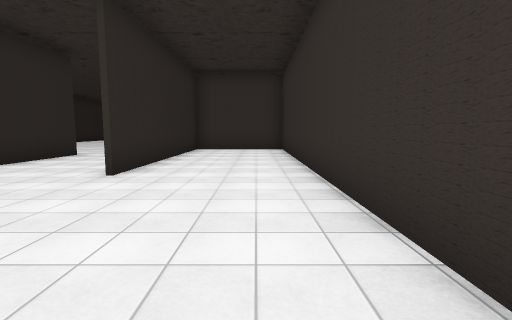
View 1 (above)

24 first-person views from a walk through a 3-D level made in the Unity game engine. The camera is 1.5 m above the floor, tilts 6° down and sees 85° across. The floor is counted in squares, 2 m on a side. Each view is taken from the middle of a square. On the plan, view 1 faces up. The plan holds only what a view shows up to about 10 squares ahead; the rest is blank. The place goes on beyond the plan. The player is left out. Some surface patterns are stand-ins.

View 2
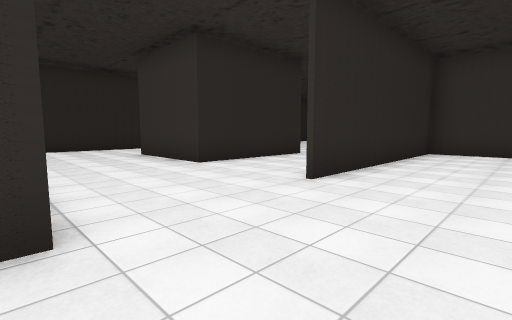

View 3
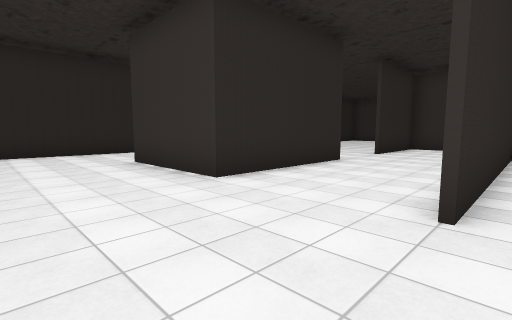

View 4
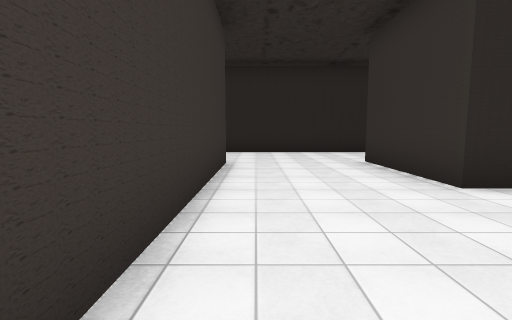

View 5
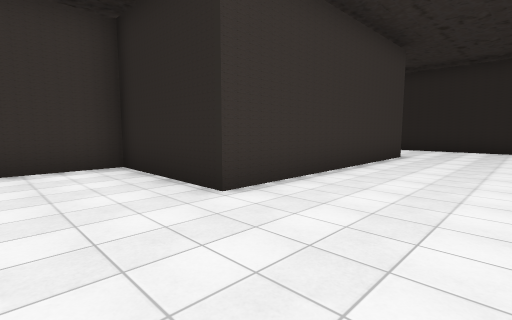

View 6
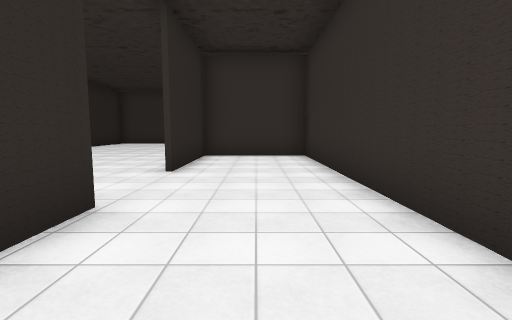

View 7
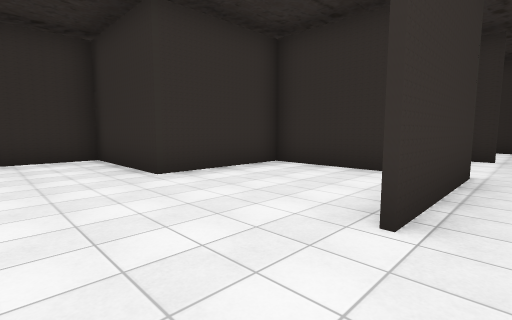

View 8
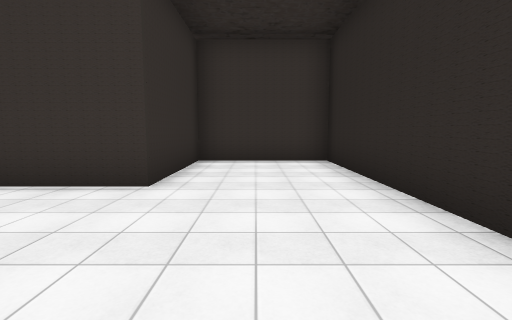

View 9
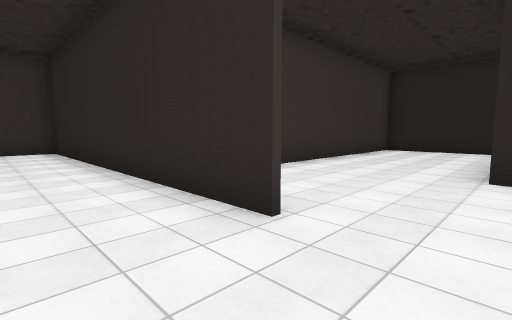

View 10
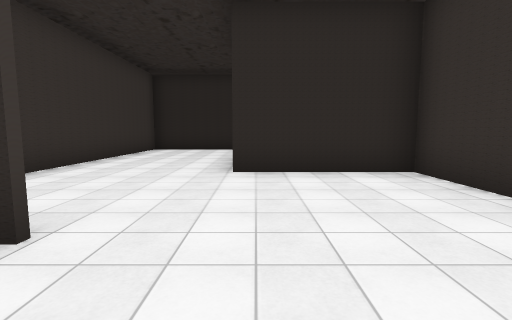

View 11
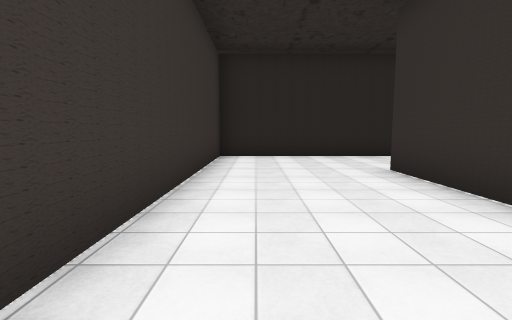

View 12
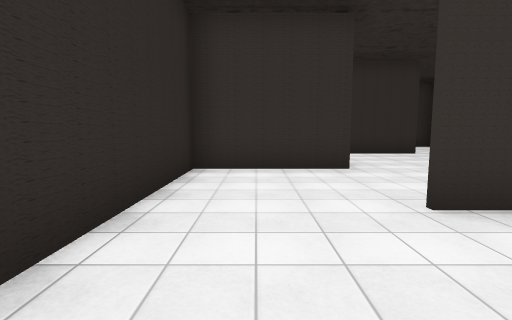

View 13
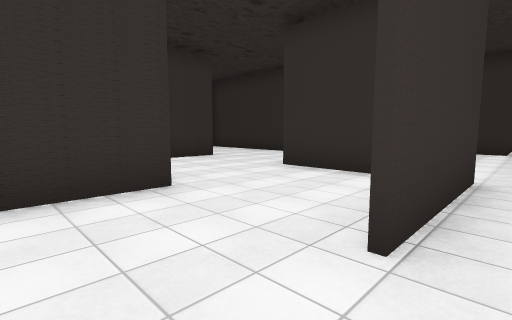

View 14
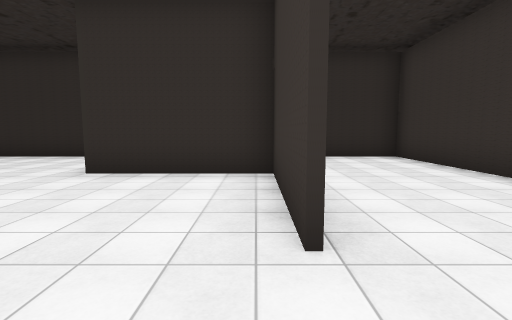

View 15
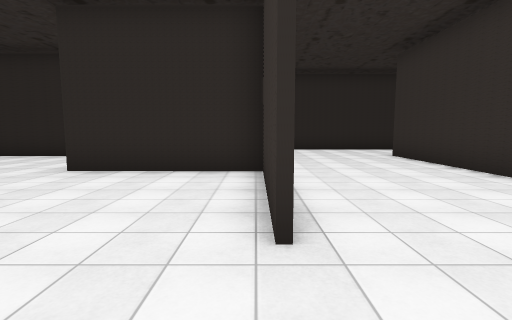

View 16
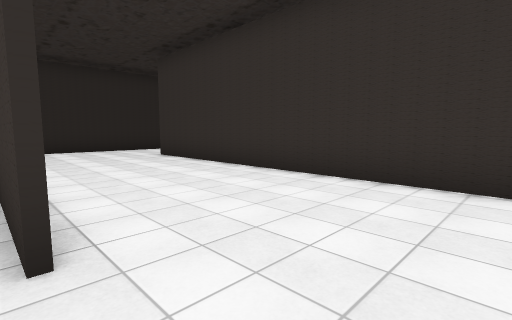

View 17
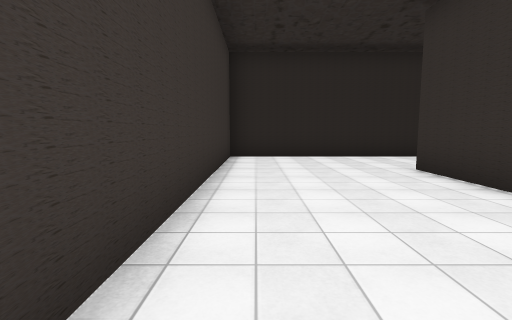

View 18
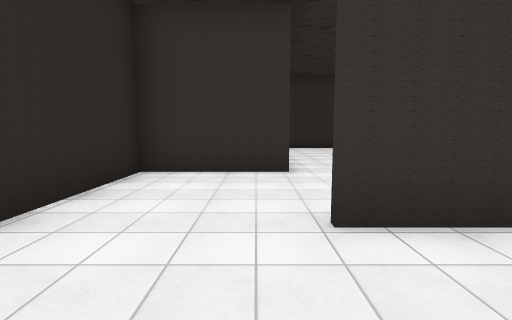

View 19
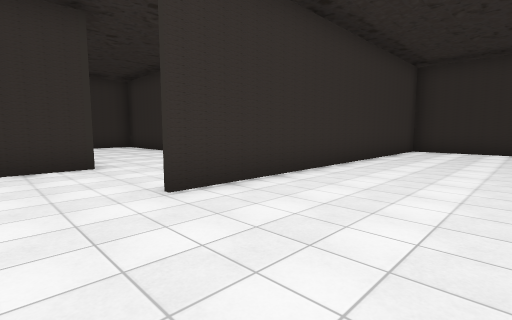

View 20
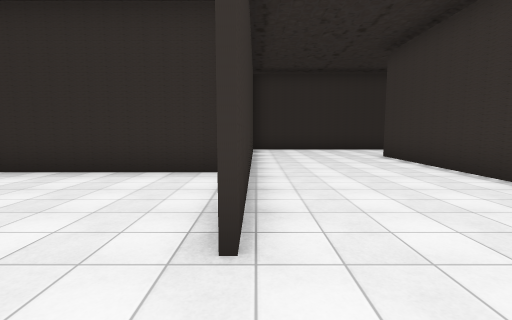

View 21
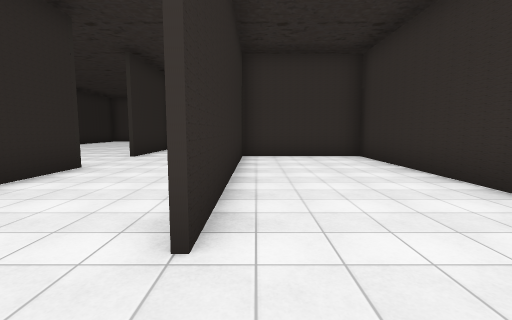

View 22
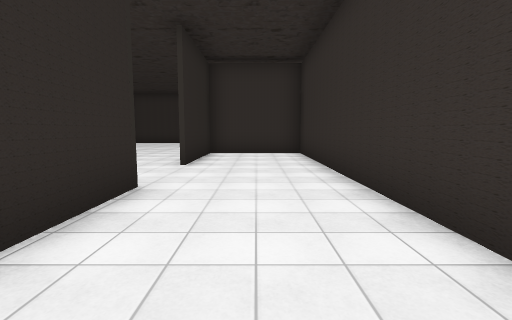

View 23
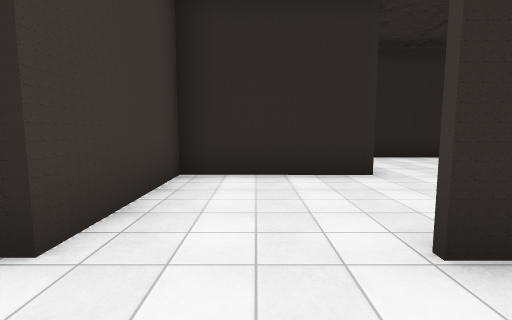

View 24
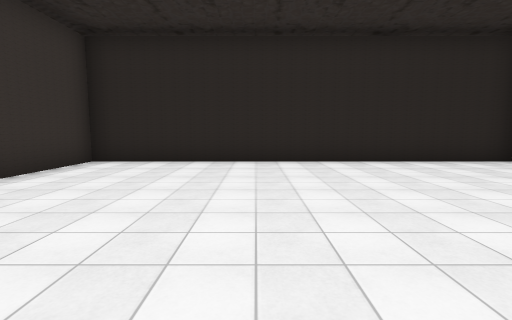

### Floor plan
Ten units are one square. View 1 is at (0, 0); x grows to the right and y downward. Boxes are objects, and circles mark ways between rooms. Rooms are numbered by the first view taken in them; rooms with no view inside come last. Other rooms are left out.
<svg viewBox="-246 -230 262 255">
<path fill="none" stroke="#000" d="M-21 -13 -21 20 -1 20M-57 -46 -57 -86 -88 -86 -88 -95M-25 -45 -25 -144 -56 -144 -56 -110M-66 -87 -56 -87 -56 -47 -89 -47M-118 -75 -118 20 -86 20 -86 -13 -21 -13M11 -10 11 -113 -24 -113 -24 -46M-130 -119 -150 -119 -150 -86 -184 -86M-212 -95 -212 -49 -119 -49 -119 -70M-88 -95 -88 -119 -108 -119M-119 -139 -119 -154M-119 -154 -119 -191 -215 -191M-241 -194 -241 -152 -148 -152M-118 -223 -118 -120 -92 -120M-214 -221 -241 -221 -241 -194M-180 -197 -180 -225M-181 -125 -181 -115M-184 -87 -151 -87 -151 -120M-87 -120 -87 -87 -66 -87M-148 -151 -181 -151 -181 -125M-181 -115 -212 -115 -212 -95"/>
<circle cx="-5" cy="-10" r="3" fill="#2a7"/>
<circle cx="-103" cy="-80" r="3" fill="#2a7"/>
<circle cx="-60" cy="-105" r="3" fill="#2a7"/>
<circle cx="-195" cy="-90" r="3" fill="#2a7"/>
<circle cx="-135" cy="-150" r="3" fill="#2a7"/>
<circle cx="-150" cy="-135" r="3" fill="#2a7"/>
<circle cx="-225" cy="-190" r="3" fill="#2a7"/>
<circle cx="-75" cy="-120" r="3" fill="#2a7"/>
<circle cx="-165" cy="-115" r="3" fill="#2a7"/>
<circle cx="-180" cy="-100" r="3" fill="#2a7"/>
<text x="-10" y="0">1</text>
<text x="-50" y="-60">2</text>
<text x="-150" y="-80">3</text>
<text x="-140" y="-140">4</text>
<text x="-180" y="-170">5</text>
<text x="-40" y="-170">6</text>
<text x="-210" y="-210">7</text>
<text x="-170" y="-110">8</text>
<text x="-80" y="-110">9</text>
<text x="-170" y="-140">10</text>
<text x="-200" y="-100">11</text>
</svg>
Room 1 opens to room 2. Room 2 opens to room 3. Room 2 opens to room 9. Room 3 opens to room 11. Room 4 opens to room 5. Room 4 opens to room 10. Room 5 opens to room 7. Room 6 opens to room 9. Room 8 opens to room 10. Room 8 opens to room 11.

Where each view was taken, in squares from view 1:
view 1: 0 up, 0 right, facing up
view 2: 1 up, 0 right, facing up-left
view 3: 2 up, 2 left, facing up-left
view 4: 2 up, 2 left, facing left
view 5: 4 up, 0 right, facing down-left
view 6: 6 up, 4 left, facing up
view 7: 4 up, 11 left, facing up-right
view 8: 5 up, 10 left, facing down
view 9: 9 up, 10 left, facing down-left
view 10: 9 up, 10 left, facing left
view 11: 6 up, 13 left, facing left
view 12: 6 up, 20 left, facing up
view 13: 8 up, 20 left, facing up-right
view 14: 9 up, 20 left, facing right
view 15: 15 up, 13 left, facing left
view 16: 15 up, 13 left, facing up-left
view 17: 16 up, 16 left, facing left
view 18: 17 up, 22 left, facing up
view 19: 16 up, 23 left, facing up-right
view 20: 19 up, 23 left, facing right
view 21: 3 up, 2 left, facing up
view 22: 5 up, 4 left, facing up
view 23: 10 up, 4 left, facing left
view 24: 16 up, 5 left, facing left
